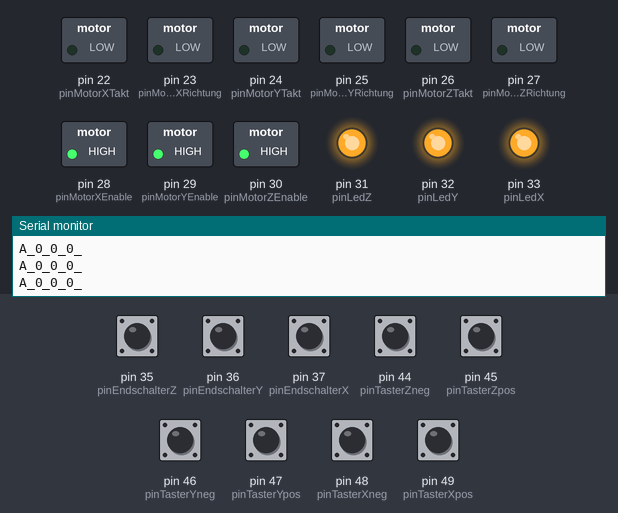
Simulated run of this sketch. Board: Arduino Mega 2560, built with avr-gcc and run on an emulated ATmega2560. Parts: switched loads named in the sketch (green lamp = pin HIGH), output pins drawn as LEDs (lit = HIGH), the last lines printed to the serial monitor. The test bench sets the inputs (shaded band); at power-on: pin 35 (pinEndschalterZ), pin 36 (pinEndschalterY), pin 37 (pinEndschalterX), pin 44 (pinTasterZneg), pin 45 (pinTasterZpos), pin 46 (pinTasterYneg), pin 47 (pinTasterYpos), pin 48 (pinTasterXneg), pin 49 (pinTasterXpos) HIGH.

Above: at 1.2 s.
1.3 s: pin 35 (pinEndschalterZ) pulled LOW for 0.15 s
At 2.4 s:
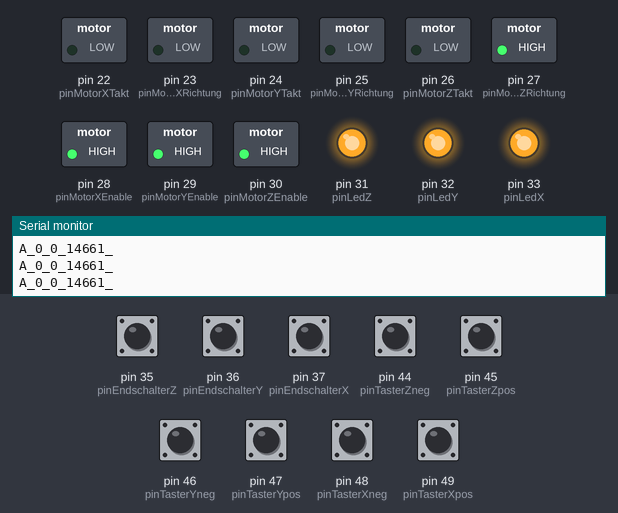
2.9 s: pin 36 (pinEndschalterY) pulled LOW for 0.15 s
At 4.1 s:
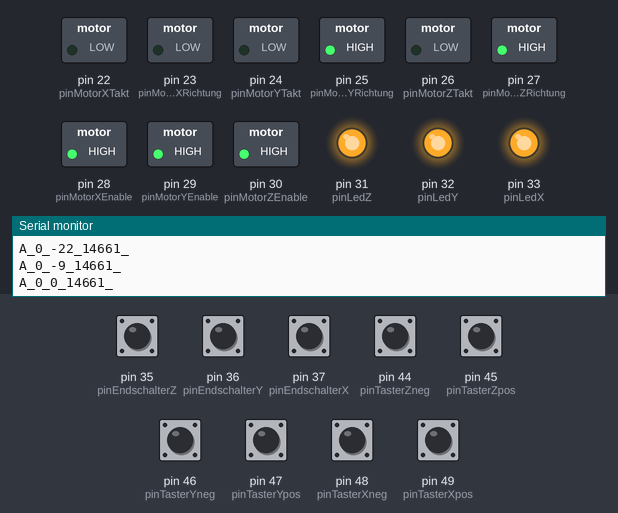
4.5 s: pin 37 (pinEndschalterX) pulled LOW for 0.15 s
At 5.7 s:
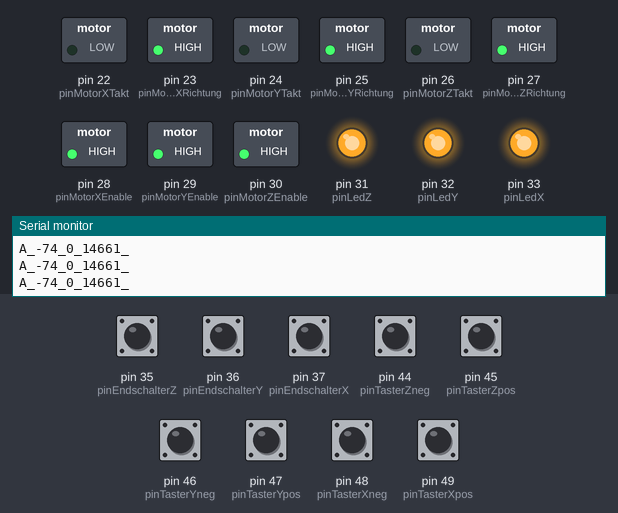
6.1 s: pin 44 (pinTasterZneg) pulled LOW for 0.15 s
At 7.3 s:
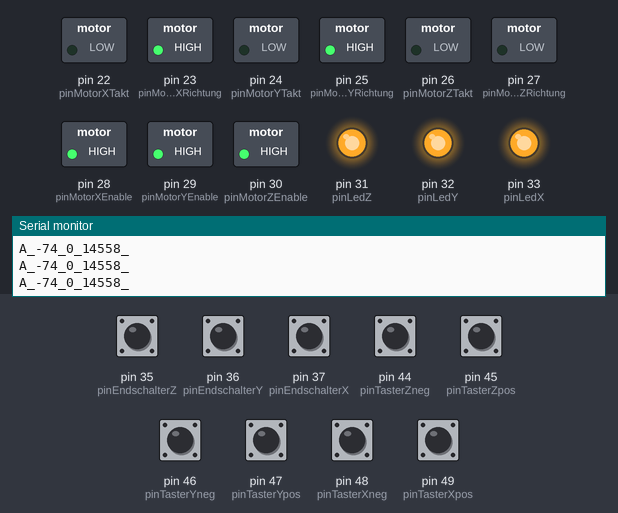
7.7 s: pin 46 (pinTasterYneg) pulled LOW for 1 s
At 9.7 s:
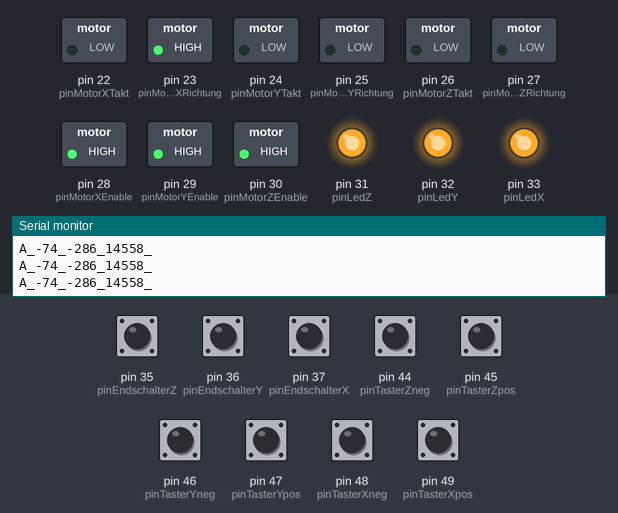
10.2 s: pin 45 (pinTasterZpos) pulled LOW for 0.15 s
At 11.5 s:
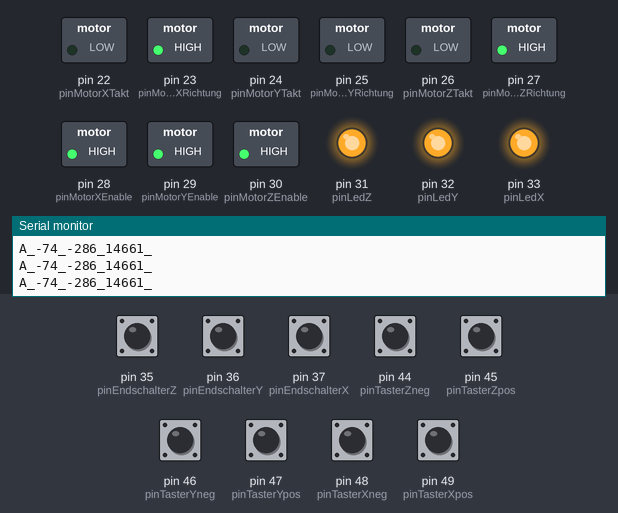
Timing chart, 0 to 12.8 s (numbered marks = the images above; inputs shaded):
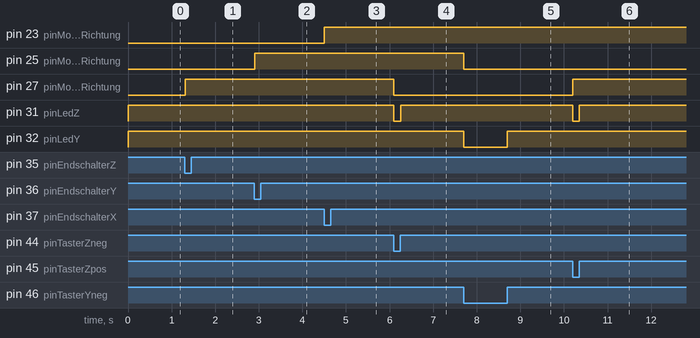

The sketch:

MotorController.ino
```cpp
//========== START PIN DEFINITION ================
//motor X axis
int pinMotorXTakt = 22;
int pinMotorXRichtung = 23;
int pinMotorXEnable = 28;
//motor Y axis
int pinMotorYTakt = 24;
int pinMotorYRichtung = 25;
int pinMotorYEnable = 29;
//motor Z axis
int pinMotorZTakt = 26;
int pinMotorZRichtung = 27;
int pinMotorZEnable = 30;
//limit switches
int pinEndschalterX = 37;
int pinEndschalterY = 36;
int pinEndschalterZ = 35;
//button forward
int pinTasterXpos = 49;
int pinTasterYpos = 47;
int pinTasterZpos = 45;
//button backward
int pinTasterXneg = 48;
int pinTasterYneg = 46;
int pinTasterZneg = 44;
//led outside the box
int pinLedX = 33;
int pinLedY = 32;
int pinLedZ = 31;
//========== END PIN DEFINITION ================

//========== START GLOBAL VARIABLES =========
//variables for timer exceptions
boolean xException;
boolean yException;
boolean zException;
//X,Y,Z position where the crane should go to
int posX = 0;
int posY = 0;
int posZ = 0;

//global position of the modul holder (tablet)
int globX = 0;
int globY = 0;
int globZ = 0;

//counter, because the Arduino is overwhelmed to do so many "writeln" in the period of time in which the exception is checked.
int inc = 0;

//variable for the motor rotation direction
//false == positiv direction in the coordinate system
boolean xRichtung;
boolean yRichtung;
boolean zRichtung;

boolean noInit;
//========== ENDE GLOBAL VARIABLES ==========

//========== START SETUP ROUTINE ======
void setup () {
  noInterrupts();

  pinMode(pinMotorXTakt, OUTPUT);
  pinMode(pinMotorXRichtung, OUTPUT);
  pinMode(pinMotorXEnable, OUTPUT);

  pinMode(pinMotorYTakt, OUTPUT);
  pinMode(pinMotorYRichtung, OUTPUT);
  pinMode(pinMotorYEnable, OUTPUT);

  pinMode(pinMotorZTakt, OUTPUT);
  pinMode(pinMotorZRichtung, OUTPUT);
  pinMode(pinMotorZEnable, OUTPUT);

  //this constantly holds 5V at pin output because the button is soldered to 0V.
  //if button pressed 0 else 1
  pinMode(pinTasterXpos, INPUT_PULLUP);
  pinMode(pinTasterYpos, INPUT_PULLUP);
  pinMode(pinTasterZpos, INPUT_PULLUP);
  pinMode(pinTasterXneg, INPUT_PULLUP);
  pinMode(pinTasterYneg, INPUT_PULLUP);
  pinMode(pinTasterZneg, INPUT_PULLUP);

  //this constantly holds 5V at pin output because the button is soldered to 0V.
  //if button pressed 0 else 1
  pinMode(pinEndschalterX, INPUT_PULLUP);
  pinMode(pinEndschalterY, INPUT_PULLUP);
  pinMode(pinEndschalterZ, INPUT_PULLUP);

  //led is soldered to 5V but on the PIN we need 0V for letting the led burn.
  //turn on led == 0, turn off == 1
  pinMode(pinLedX,OUTPUT);
  pinMode(pinLedY,OUTPUT);
  pinMode(pinLedZ,OUTPUT);

  digitalWrite(pinLedX,1);
  digitalWrite(pinLedY,1);
  digitalWrite(pinLedZ,1);

  //TIMER1 for end switch
  TCCR1A = 0;
  TCCR1B = 0;
  TCNT1  = 0;

  OCR1A = 600;              // compare match register 16MHz/256/2Hz
  TCCR1B |= (1 << WGM12);   // CTC mode
  TCCR1B |= (1 << CS12);    // 256 prescaler
  TIMSK1 |= (1 << OCIE1A);  // enable timer compare interrupt

  //TIMER2 for manual drive
  TCCR2A = 0;
  TCCR2B = 0;
  TCNT2  = 0;

  OCR2A = 31250;            // 31250 -- compare match register 16MHz/256/2Hz
  TCCR2B |= (1 << WGM22);   // CTC mode
  TCCR2B |= (1 << CS22);    // 256 prescaler
  TIMSK2 |= (1 << OCIE2A);  // enable timer compare interrupt


  //TIMER3 motor frequency X axis
  TCCR3A = 0;
  TCCR3B = 0;
  TCNT3  = 0;

  OCR3A = 380;              // compare match register 16MHz/256/2Hz war 500 --> 320 noch genau  380
  TCCR3B |= (1 << WGM32);   // CTC mode
  TCCR3B |= (1 << CS32);    // 256 prescaler
  TIMSK3 |= (1 << OCIE3A);  // enable timer compare interrupt

  //TIMER4 motor frequency Y axis
  TCCR4A = 0;
  TCCR4B = 0;
  TCNT4  = 0;

  OCR4A = 225;              // compare match register 16MHz/256/2Hz war 300 --> 150 noch genau
  TCCR4B |= (1 << WGM42);   // CTC mode
  TCCR4B |= (1 << CS42);    // 256 prescaler
  TIMSK4 |= (1 << OCIE4A);  // enable timer compare interrupt

  //TIMER5 motor frequency Z axis
  TCCR5A = 0;
  TCCR5B = 0;
  TCNT5  = 0;

  OCR5A = 100;              // compare match register 16MHz/256/2Hz war 120 --> 50 noch genau
  TCCR5B |= (1 << WGM52);   // CTC mode
  TCCR5B |= (1 << CS52);    // 256 prescaler
  TIMSK5 |= (1 << OCIE5A);  // enable timer compare interrupt

  //initialization of the boolean variables for the end switches
  //Auxiliary variables so that an exception is thrown only once and not in the frequency of the buttons query
  xException = true;
  yException = true;
  zException = true;

  noInit = true;

  setPinMotorXEnable(true);
  setPinMotorYEnable(true);
  setPinMotorZEnable(true);

  //USB query
  Serial.setTimeout(10);
  Serial.begin(9600);

  interrupts();             // enable all interrupts
}
//========== ENDE SETUP ROUTINE ======

//========== START INTERRUPT SERVICE ROUTINES ======
//checks whether a limit has been reached.
//is a limit switch is pressed, the led of the affected axis is lit and a exception is thrown.
ISR(TIMER1_COMPA_vect)    //interrupt service routine that wraps a user defined function supplied by attachInterrupt (ALT: TIMER1_OVF_vect)
{
  noInterrupts();

  if(digitalRead(pinEndschalterX) == 0 && xException){
    digitalWrite(pinLedX,0);
    xException = false;
    Serial.print("E_X_");
    Serial.print(xRichtung);
    Serial.println("_");
    posX = 0;
    setPinMotorXRichtung(!xRichtung);
  }
  else if(digitalRead(pinEndschalterX) == 0 && !xException){
    posX = 4;
  }
  else if(digitalRead(pinEndschalterX) == 1 && !xException){
    digitalWrite(pinLedX,1);
    xException = true;
    posX = 50; // 0
    if(xRichtung == false)
    {
      globX = -50; // 0
    }
  }

  if(digitalRead(pinEndschalterY) == 0 && yException){
    digitalWrite(pinLedY,0);
    yException = false;
    Serial.print("E_Y_");
    Serial.print(yRichtung);
    Serial.println("_");
    posY = 0;
    setPinMotorYRichtung(!yRichtung);
  }
  else if(digitalRead(pinEndschalterY) == 0 && !yException){
    posY = 4;
  }
  else if(digitalRead(pinEndschalterY) == 1 && !yException){
    digitalWrite(pinLedY,1);
    yException = true;
    posY = 56*5; // 0
    if(yRichtung)
    {
      globY = -56*5; // 0
    }
  }

  if(digitalRead(pinEndschalterZ) == 0 && zException){
    digitalWrite(pinLedZ,0);
    zException = false;
    Serial.print("E_Z_");
    Serial.print(zRichtung);
    Serial.println("_");
    posZ = 0;
    setPinMotorZRichtung(!zRichtung);
  }
  else if(digitalRead(pinEndschalterZ) == 0 && !zException){
    posZ = 10;
  }
  else if(digitalRead(pinEndschalterZ) == 1 && !zException){
    digitalWrite(pinLedZ,1);
    zException = true;
    if(noInit)
    {
      noInit = false;
      posZ = 0;
      globZ = 15000-339; //ropelength
    }else{
      posZ = 0;
    }
  }
  if(inc>=5){
    Serial.print("A_");
    Serial.print(globX);
    Serial.print("_");
    Serial.print(globY);
    Serial.print("_");
    Serial.print(globZ);
    Serial.println("_");
    inc=0;
  }
  inc++;
  interrupts();
}
//manual operation
ISR(TIMER2_COMPA_vect)          // timer compare interrupt service routine
{
  noInterrupts();
  if(digitalRead(pinTasterXpos) == 0 && xException)
  {
    digitalWrite(pinLedX,0);
    posX = 10;
    setPinMotorXRichtung(false);
  }
  else if(digitalRead(pinTasterXneg) == 0 && xException)
  {
    digitalWrite(pinLedX,0);
    posX = 10;
    setPinMotorXRichtung(true);
  }
  else if(digitalRead(pinTasterXpos) == 1 && digitalRead(pinTasterXneg) == 1)
  {
    digitalWrite(pinLedX,1);
    setPinMotorXRichtung(xRichtung);
  }

  if(digitalRead(pinTasterYpos) == 0 && yException)
  {
    digitalWrite(pinLedY,0);
    posY = 10;
    setPinMotorYRichtung(true);
  }
  else if(digitalRead(pinTasterYneg) == 0 && yException)
  {
    digitalWrite(pinLedY,0);
    posY = 10;
    setPinMotorYRichtung(false);
  }
  else if(digitalRead(pinTasterYpos) == 1 && digitalRead(pinTasterYneg) == 1)
  {
    digitalWrite(pinLedY,1);
    setPinMotorYRichtung(yRichtung);
  }

  if(digitalRead(pinTasterZpos) == 0 && zException)
  {
    digitalWrite(pinLedZ,0);
    posZ = 10;
    setPinMotorZRichtung(true);
  }
  else if(digitalRead(pinTasterZneg) == 0 && zException)
  {
    digitalWrite(pinLedZ,0);
    posZ = 10;
    setPinMotorZRichtung(false);
  }
  else if(digitalRead(pinTasterZpos) == 1 && digitalRead(pinTasterZneg) == 1)
  {
    digitalWrite(pinLedZ,1);
    setPinMotorZRichtung(zRichtung);
  }
  interrupts();
}

//motor timer for X axis
ISR(TIMER3_COMPA_vect)        // interrupt service routine that wraps a user defined function supplied by attachInterrupt
{
  noInterrupts();
  if(posX>0){
    digitalWrite(pinMotorXTakt, HIGH);
    digitalWrite(pinMotorXTakt, LOW);
    posX--;
    if(xRichtung)
    {
      globX--;
    }
    else
    {
      globX++;
    }
  }
  interrupts();
}

//motor timer for Y axis
ISR(TIMER4_COMPA_vect)        // interrupt service routine that wraps a user defined function supplied by attachInterrupt
{
  noInterrupts();
  if(posY>0){
    digitalWrite(pinMotorYTakt, HIGH);
    digitalWrite(pinMotorYTakt, LOW);
    posY--;
    if(yRichtung)
    {
      globY++;
    }
    else
    {
      globY--;
    }
  }
  interrupts();
}

//motor timer for Z axis
ISR(TIMER5_COMPA_vect)        // interrupt service routine that wraps a user defined function supplied by attachInterrupt
{
  noInterrupts();
  if(posZ>0){
    digitalWrite(pinMotorZTakt, HIGH);
    digitalWrite(pinMotorZTakt, LOW);
    posZ--;
    if(zRichtung)
    {
      globZ++;
    }
    else
    {
      globZ--;
      if(globZ<0){
        posZ = 1;
        zRichtung = !zRichtung;
      }
    }
  }
  interrupts();
}
//========== END INTERRUPT SERVICE ROUTINES ======

//========== START MAIN LOOP ===============
void loop() {
  while(Serial.available() > 0){

    int X = Serial.parseInt();
    int Y = Serial.parseInt();
    int Z = Serial.parseInt();

    noInterrupts();

    if(X>0){
      setPinMotorXRichtung(false);
    }
    else if(X<0){
      setPinMotorXRichtung(true);
    }

    if(Y>0){
      setPinMotorYRichtung(true);
    }
    else if(Y<0){
      setPinMotorYRichtung(false);
    }

    if(Z>0){
      setPinMotorZRichtung(true);
    }
    else if(Z<0){
      setPinMotorZRichtung(false);
    }

    posX = abs(X);
    posY = abs(Y);
    posZ = abs(Z);

    interrupts();
  }
}
//========== END MAIN LOOP ============

//========== START AUXILIARY FUNCTIONS ======
//abstraction for the direction, because the change of the direction is used often
void setPinMotorXRichtung(boolean a){
  xRichtung = a;
  if(a) {
    digitalWrite(pinMotorXRichtung, HIGH);
  }
  else {
    digitalWrite(pinMotorXRichtung, LOW);
  }
}
void setPinMotorYRichtung(boolean a){
  yRichtung = a;
  if(a) {
    digitalWrite(pinMotorYRichtung, HIGH);
  }
  else {
    digitalWrite(pinMotorYRichtung, LOW);
  }
}
void setPinMotorZRichtung(boolean a){
  zRichtung = a;
  if(a) {
    digitalWrite(pinMotorZRichtung, HIGH);
  }
  else {
    digitalWrite(pinMotorZRichtung, LOW);
  }
}

//enable function set the pin to high or low to control the motors
void setPinMotorZEnable(boolean a){
  if(a) {
    digitalWrite(pinMotorZEnable, HIGH);
  }
  else {
    digitalWrite(pinMotorZEnable, LOW);
  }
}
void setPinMotorYEnable(boolean a){
  if(a) {
    digitalWrite(pinMotorYEnable, HIGH);
  }
  else {
    digitalWrite(pinMotorYEnable, LOW);
  }
}
void setPinMotorXEnable(boolean a){
  if(a) {
    digitalWrite(pinMotorXEnable, HIGH);
  }
  else {
    digitalWrite(pinMotorXEnable, LOW);
  }
}
//========== END AUXILIARY FUNCTIONS ======
```

Measured:
- after the input at 1.3 s, pin 27 (pinMotorZRichtung): LOW → HIGH at once
- after the input at 2.9 s, pin 25 (pinMotorYRichtung): LOW → HIGH at once
- after the input at 4.5 s, pin 23 (pinMotorXRichtung): LOW → HIGH at once
- after the input at 6.1 s, pin 27 (pinMotorZRichtung): HIGH → LOW at once; pin 31 (pinLedZ): HIGH → LOW at once, → HIGH 0.15 s later
- after the input at 7.7 s, pin 25 (pinMotorYRichtung): HIGH → LOW at once; pin 32 (pinLedY): HIGH → LOW at once, → HIGH 1.0 s later
- after the input at 10.2 s, pin 27 (pinMotorZRichtung): LOW → HIGH at once; pin 31 (pinLedZ): HIGH → LOW at once, → HIGH 0.15 s later
